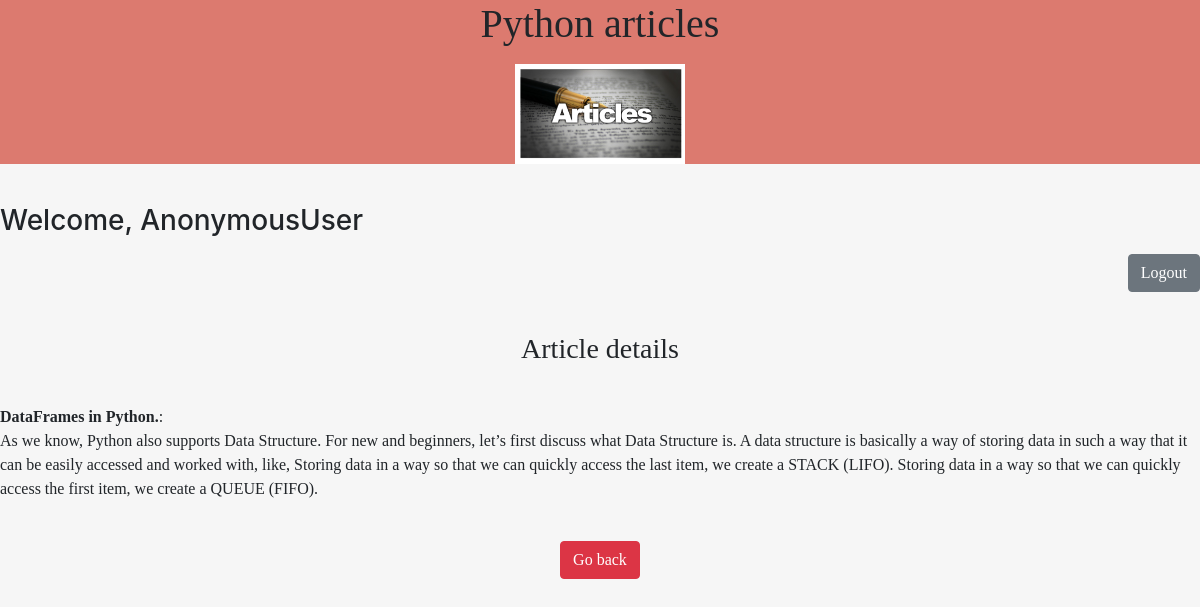
The app's page /article_details_display/23/ with its own data.
### articles/models.py (models this page shows, shortened)
class Article(models.Model):
	article_title=models.CharField(max_length=100)
	article_description=models.TextField()

### articles/views.py (the view)
# urls.py: path('article_details_display/<int:pass_id>/', article_detail_display_view, name='article-details-display-id'),
def article_detail_display_view(request, pass_id):  #since we will even pass the id in the url
	try:    #same execution of code as in line 46, this time with try catch block
		obj=Article.objects.get(id=pass_id)
	except:     #here exception is "DoesNotExist" error
		raise Http404
	context={
		'Title': obj.article_title,
		'Desc': obj.article_description
	}
	return render(request, "article_detail.html", context)

### articles/templates/article_detail.html (shortened to what this page needs)
{% extends 'test_base.html' %}
{% block content %}
<br/>
<h3>  <p class="serif" align="center"> Article details </p></h3><br/>
<p class="serif"><b>{{ Title }}</b>:<br/> {{ Desc }}</p></br>
<p align="center" class="serif"><a href="/article_list/" button type="btn" class="btn btn-danger">Go back </a></p>
{% endblock %}

### articles/templates/test_base.html (style rules this page uses)
html, body { height:100% }
p.serif { font-family: "Times New Roman", Times, serif; }

### records on screen
Article: article_title "DataFrames in Python.", article_description "As we know, Python also supports Data Structure. For new and beginners, let’s first discuss what Data Structure is. A data structure is basically a way of storing data in such a way that it can be easily accessed and worked with, like, Storing data in a way so that we can quickly access the last item, we create a STACK (LIFO). Storing data in a way so that we can quickly access the first item, we create a QUEUE (FIFO)."

### other values on screen
{{ request.user }} "AnonymousUser"
